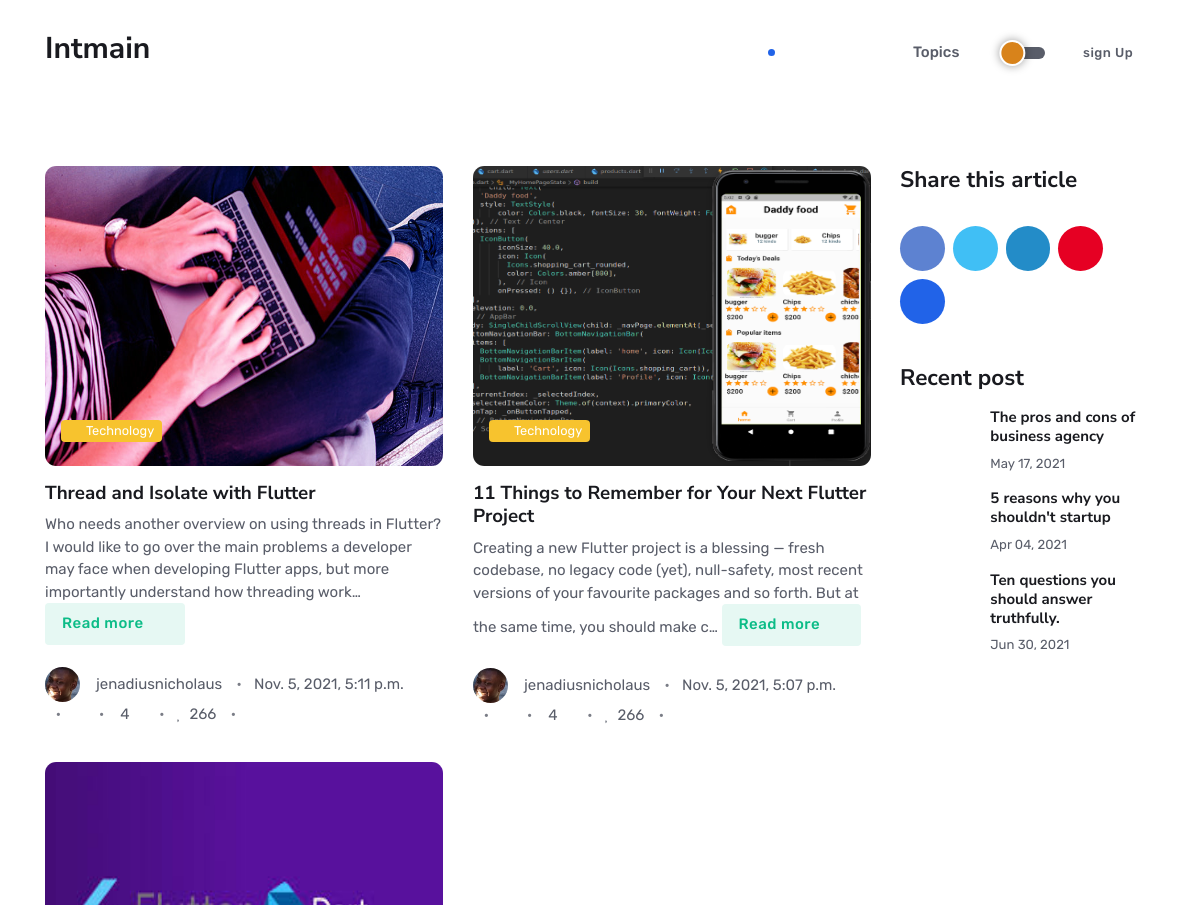
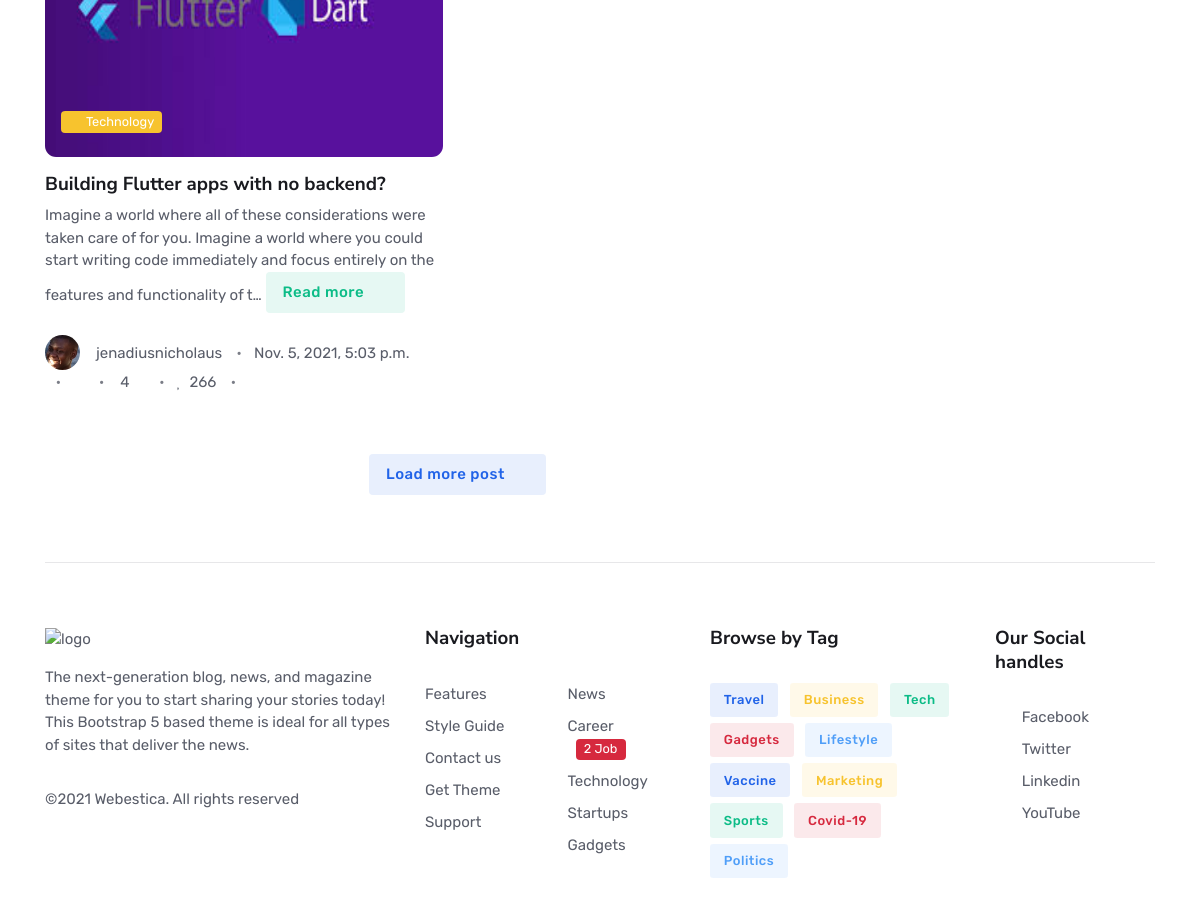
The page / on the database its author committed (2 pictures, top to bottom).
### blog/models.py (models this page shows, shortened)
class Publication(models.Model):
    author = models.ForeignKey(User, on_delete=models.CASCADE, related_name='blog_posts')
    title = models.CharField(max_length=300, null=False, blank=False)
    slug = models.SlugField(max_length=200, unique=True, null=True)
    image = models.FileField(blank=True, null=True, upload_to='Pub_files')
    short_description = models.TextField(blank=True, null=True)
    description = RichTextField(null=True)
    created_on = models.DateTimeField(default=timezone.now)
    updated_on = models.DateTimeField(default=timezone.now)
    status = models.IntegerField(choices=STATUS, default=0)
    class Meta:
        ordering = ['-created_on']

### authentication/models.py (models this page shows, shortened)
class User(AbstractBaseUser, PermissionsMixin, ):
    firstname = models.CharField(max_length=20, null = True)
    middlename =  models.CharField(max_length=20, null = True)
    lastname = models.CharField(max_length=20, null = True)
    username = models.CharField(max_length=20, unique=True, blank=True, null=True)
    email = models.EmailField(db_index=True, unique=True)
    USERNAME_FIELD = 'email'
    is_active = models.BooleanField(default=True)
    is_staff = models.BooleanField(default=False)
    objects = UserManager()
    class Meta:
        verbose_name = 'user'
        verbose_name_plural = 'users'

class UserProfile(models.Model):
    image = models.FileField(upload_to='profile_files', null=True)
    user = models.OneToOneField(
        settings.AUTH_USER_MODEL, on_delete=models.CASCADE)
    mobile = models.CharField(max_length=15, null=True, blank=True)
    location =  models.CharField(max_length=20, null = True)

### blog/views.py (the view)
# urls.py: path('',  views.home, name='home',),
def home(request):
    publications = Publication.objects.all()
    context = {
        'publications': publications
    }
    return render(request, template_name='homepage.html', context=context)

### templates/homepage.html (shortened to what this page needs)
{% extends 'base.html' %}
{% block contents %}
<main>
<section class="pt-3">
</section>
<section class="position-relative pt-0">
	<div class="container" data-sticky-container="">
		<div class="row">
			<div class="col-lg-9">
				<div class="row gy-4">
					{% for publication in publications %}
					<div class="col-sm-6">
						<div class="card">
							<div class="position-relative" >
								<img style=" height:300px; width:400px;" class="card-img" src="{{ publication.image.url}}" alt="Card image">
								<div class="card-img-overlay d-flex align-items-start flex-column p-3">
									<div class="w-100 mt-auto">
										<a href="#" class="badge bg-warning mb-2"><i class="fas fa-circle me-2 small fw-bold"></i>Technology</a>
									</div>
								</div>
							</div>
							<div class="card-body px-0 pt-3">
								<h5 class="card-title"><a href="{% url 'publication_details' publication.slug %}" class="">{{ publication.title|safe|truncatechars:200}}</a></h5>
								<p class="card-text">{{ publication.short_description|safe|truncatechars:200 }}
									<a href="{% url 'publication_details' publication.slug %}" class="btn btn-success-soft">Read more <i class="bi bi-arrow-down-circle ms-2 align-middle"></i></a>
								</p>
								<ul class="nav nav-divider align-items-center d-none d-sm-inline-block">
									<li class="nav-item">
										<div class="nav-link">
											<div class="d-flex align-items-center position-relative">
												<div class="avatar avatar-xs">
													<img class="avatar-img rounded-circle" src="{{publication.author.userprofile.image.url}}" alt="avatar">
												</div>
												<span class="ms-3"> <a href="{% url 'author_page' publication.author.username %}" class="stretched-link text-reset btn-link">{{publication.author.username}}</a></span>
											</div>
										</div>
									</li>
									<li class="nav-item">{{publication.created_on}}</li>
									<li class="nav-item"><a href="#"><i class="fa fa-share"></i></a></li>
									<li class="nav-item"> 4 <a href="#"><i class="fa fa-eye"></i></a> </li>
									<li class="nav-item"><a href="#"><i class="far fa-heart me-1"></i></a> 266</li>
									<li class="nav-item"><a href="#"><i class="far fa-square "></i></a></li>
								</ul>
							</div>
						</div>
					</div>
					{% endfor%}
					<div class="col-12 text-center mt-5">
						<button type="button" class="btn btn-primary-soft">Load more post <i class="bi bi-arrow-down-circle ms-2 align-middle"></i></button>
					</div>
				</div>
			</div>
			<div class="col-lg-3">
				<div data-sticky="" data-margin-top="80" data-sticky-for="991" style="">
	      			<h4>Share this article</h4>
					<ul class="nav text-white-force mt-4">
						<li class="nav-item">
							<a class="nav-link icon-md rounded-circle me-2 mb-2 p-0 fs-5 bg-facebook" href="#">
								<i class="fab fa-facebook-square align-middle"></i>
							</a>
						</li>
						<li class="nav-item">
							<a class="nav-link icon-md rounded-circle me-2 mb-2 p-0 fs-5 bg-twitter" href="#">
								<i class="fab fa-twitter-square align-middle"></i>
							</a>
						</li>
						<li class="nav-item">
							<a class="nav-link icon-md rounded-circle me-2 mb-2 p-0 fs-5 bg-linkedin" href="#">
								<i class="fab fa-linkedin align-middle"></i>
							</a>
						</li>
						<li class="nav-item">
							<a class="nav-link icon-md rounded-circle me-2 mb-2 p-0 fs-5 bg-pinterest" href="#">
								<i class="fab fa-pinterest align-middle"></i>
							</a>
						</li>
						<li class="nav-item">
							<a class="nav-link icon-md rounded-circle me-2 mb-2 p-0 fs-5 bg-primary" href="#">
								<i class="far fa-envelope align-middle"></i>
							</a>
						</li>
					</ul>
						<div class="mt-4">
						<div class="col-12 col-sm-6 col-lg-12">
							<h4 class="mt-4 mb-3">Recent post</h4>
							<div class="card mb-3">
								<div class="row g-3">
									<div class="col-4">
									</div>
									<div class="col-8">
										<h6><a href="post-single-2.html" class="btn-link stretched-link text-reset fw-bold">The pros and cons of business agency</a></h6>
										<div class="small mt-1">May 17, 2021</div>
									</div>
								</div>
							</div>
							<div class="card mb-3">
								<div class="row g-3">
									<div class="col-4">
									</div>
									<div class="col-8">
										<h6><a href="post-single-2.html" class="btn-link stretched-link text-reset fw-bold">5 reasons why you shouldn't startup</a></h6>
										<div class="small mt-1">Apr 04, 2021</div>
									</div>
								</div>
							</div>
							<div class="card mb-3">
								<div class="row g-3">
									<div class="col-4">
									</div>
									<div class="col-8">
										<h6><a href="post-single-2.html" class="btn-link stretched-link text-reset fw-bold">Ten questions you should answer truthfully.</a></h6>
										<div class="small mt-1">Jun 30, 2021</div>
									</div>
								</div>
							</div>
						</div>
					</div>
					<div class="mt-4">
						<a href="#" class="d-block card-img-flash">
						</a>
					</div>
				</div>
			</div>
		</div>
	</div>
</section>
</main>
{% endblock contents%}

### templates/base.html (shortened to what this page needs)
<!DOCTYPE html>
<html lang="en">
{% load static %}
<head>
	<link rel="stylesheet" type="text/css" href="{% static 'assets/fontawesome/css/all.min.css' %}">
	<link rel="stylesheet" type="text/css" href="{% static 'assets/css/bootstrap-icons.css'%}">
	<link id="style-switch" rel="stylesheet" type="text/css" href="{% static 'assets/css/style.css'%}">
	<link rel="stylesheet" type="text/css" href="{% static 'assets/css/tiny-slider.css'%}">
		<link rel="stylesheet" type="text/css" href="{% static 'assets/css/glightbox.css'%}">
</head>
<body>
<header class="navbar-light navbar-sticky header-static">
	<nav class="navbar navbar-expand-lg">
		<div class="container">
			<a class="navbar-brand" href="{% url 'home'%}">
				<h2>Intmain</h2>
			</a>
			<div class="collapse navbar-collapse" id="navbarCollapse">
				<ul class="navbar-nav navbar-nav-scroll ms-auto">
					<li class="nav-item "><a  class="nav-link active " href="{% url 'home'%}" > <Span> <i class = "fa fa-home"></i></Span></a></li>
					<li class="nav-item "><a  class="nav-link  " href="#" > <Span> <i class = "fa fa-search"></i></Span></a></li>
					<li class="nav-item "><a  class="nav-link " href="#" > <Span> <i class = "fa fa-bell"></i></Span></a></li>
					<li class="nav-item dropdown dropdown-fullwidth">
						<a class="nav-link dropdown-toggle" href="#" id="megaMenu" data-bs-toggle="dropdown" aria-haspopup="true" aria-expanded="false">Topics</a>
					</li>
				</ul>
			</div>
			<div class="nav ms-sm-3 flex-nowrap align-items-center">
				<div class="nav-item">
					<div class="modeswitch" id="darkModeSwitch">
						<div class="switch"></div>
					</div>
				</div>
				{% if not user.is_authenticated %}
				<div class="nav-item d-none d-md-block">
					<a href="#" class="btn btn-sm btn-default mb-0 mx-2">sign Up</a>
				</div>
				{%endif%}
			</div>
		</div>
	</nav>
</header>
{% block contents%} {% endblock contents%}
<footer class="pb-0">
	<div class="container">
		<hr>
		<div class="row pt-5">
			<div class="col-md-6 col-lg-4 mb-4">
				<img class="light-mode-item" src="assets/images/logo.svg" alt="logo">
				<p class="mt-3">The next-generation blog, news, and magazine theme for you to start sharing your stories today! This Bootstrap 5 based theme is ideal for all types of sites that deliver the news.</p>
				<div class="mt-4">©2021 <a href="https://www.webestica.com/" class="text-reset btn-link" target="_blank">Webestica</a>. All rights reserved
				</div>
			</div>
			<div class="col-md-6 col-lg-3 mb-4">
				<h5 class="mb-4">Navigation</h5>
				<div class="row">
					<div class="col-6">
						<ul class="nav flex-column">
							<li class="nav-item"><a class="nav-link pt-0" href="#">Features</a></li>
							<li class="nav-item"><a class="nav-link" href="#">Style Guide</a></li>
							<li class="nav-item"><a class="nav-link" href="#">Contact us</a></li>
							<li class="nav-item"><a class="nav-link" href="#">Get Theme</a></li>
							<li class="nav-item"><a class="nav-link" href="#">Support</a></li>
						</ul>
					</div>
 					<div class="col-6">
						<ul class="nav flex-column">
							<li class="nav-item"><a class="nav-link pt-0" href="#">News</a></li>
							<li class="nav-item"><a class="nav-link" href="#">Career <span class="badge bg-danger ms-2">2 Job</span></a></li>
							<li class="nav-item"><a class="nav-link" href="#">Technology</a></li>
							<li class="nav-item"><a class="nav-link" href="#">Startups</a></li>
							<li class="nav-item"><a class="nav-link" href="#">Gadgets</a></li>
						</ul>
					</div>
				</div>
			</div>
			<div class="col-sm-6 col-lg-3 mb-4">
				<h5 class="mb-4">Browse by Tag</h5>
				<ul class="list-inline">
					<li class="list-inline-item"><a href="#" class="btn btn-sm btn-primary-soft">Travel</a></li>
					<li class="list-inline-item"><a href="#" class="btn btn-sm btn-warning-soft">Business</a></li>
					<li class="list-inline-item"><a href="#" class="btn btn-sm btn-success-soft">Tech</a></li>
					<li class="list-inline-item"><a href="#" class="btn btn-sm btn-danger-soft">Gadgets</a></li>
					<li class="list-inline-item"><a href="#" class="btn btn-sm btn-info-soft">Lifestyle</a></li>
					<li class="list-inline-item"><a href="#" class="btn btn-sm btn-primary-soft">Vaccine</a></li>
					<li class="list-inline-item"><a href="#" class="btn btn-sm btn-warning-soft">Marketing</a></li>
					<li class="list-inline-item"><a href="#" class="btn btn-sm btn-success-soft">Sports</a></li>
					<li class="list-inline-item"><a href="#" class="btn btn-sm btn-danger-soft">Covid-19</a></li>
					<li class="list-inline-item"><a href="#" class="btn btn-sm btn-info-soft">Politics</a></li>
				</ul>
			</div>
			<div class="col-sm-6 col-lg-2 mb-4">
				<h5 class="mb-4">Our Social handles</h5>
				<ul class="nav flex-column">
					<li class="nav-item"><a class="nav-link pt-0" href="#"><i class="fab fa-facebook-square fa-fw me-2 text-facebook"></i>Facebook</a></li>
					<li class="nav-item"><a class="nav-link" href="#"><i class="fab fa-twitter-square fa-fw me-2 text-twitter"></i>Twitter</a></li>
					<li class="nav-item"><a class="nav-link" href="#"><i class="fab fa-linkedin fa-fw me-2 text-linkedin"></i>Linkedin</a></li>
					<li class="nav-item"><a class="nav-link" href="#"><i class="fab fa-youtube-square fa-fw me-2 text-youtube"></i>YouTube</a></li>
				</ul>
			</div>
		</div>
	</div>
</footer>
</body>
</html>

### rows shown on the page
Publication: image (picture), title "Thread and Isolate with Flutter", short_description "Who needs another overview on using threads in Flutter? I would like to go over the main problems a developer may face when developing Flutter apps, but more importantly understand how threading work…", author.userprofile.image (picture), author.username "jenadiusnicholaus", created_on "Nov. 5, 2021, 5:11 p.m."
Publication: image (picture), title "11 Things to Remember for Your Next Flutter Project", short_description "Creating a new Flutter project is a blessing — fresh codebase, no legacy code (yet), null-safety, most recent versions of your favourite packages and so forth. But at the same time, you should make c…", author.userprofile.image (picture), author.username "jenadiusnicholaus", created_on "Nov. 5, 2021, 5:07 p.m."
Publication: image (picture), title "Building Flutter apps with no backend?", short_description "Imagine a world where all of these considerations were taken care of for you. Imagine a world where you could start writing code immediately and focus entirely on the features and functionality of t…", author.userprofile.image (picture), author.username "jenadiusnicholaus", created_on "Nov. 5, 2021, 5:03 p.m."
